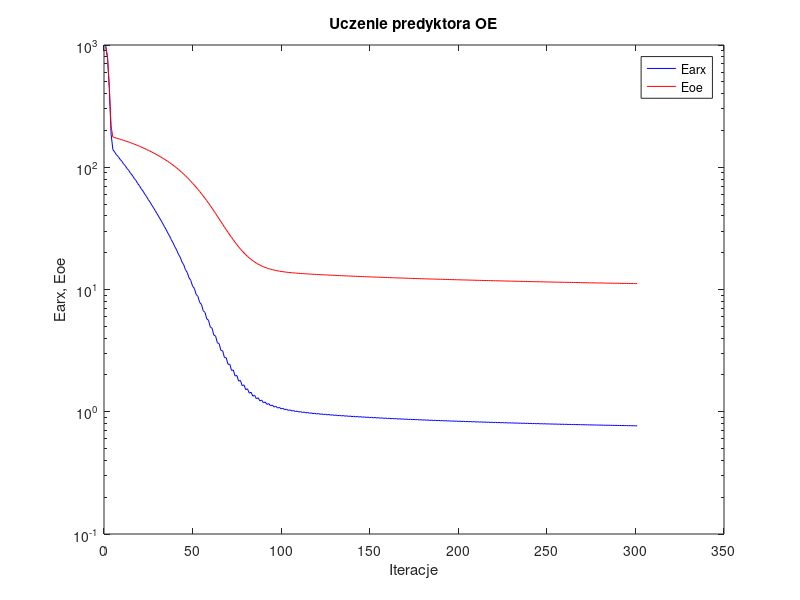
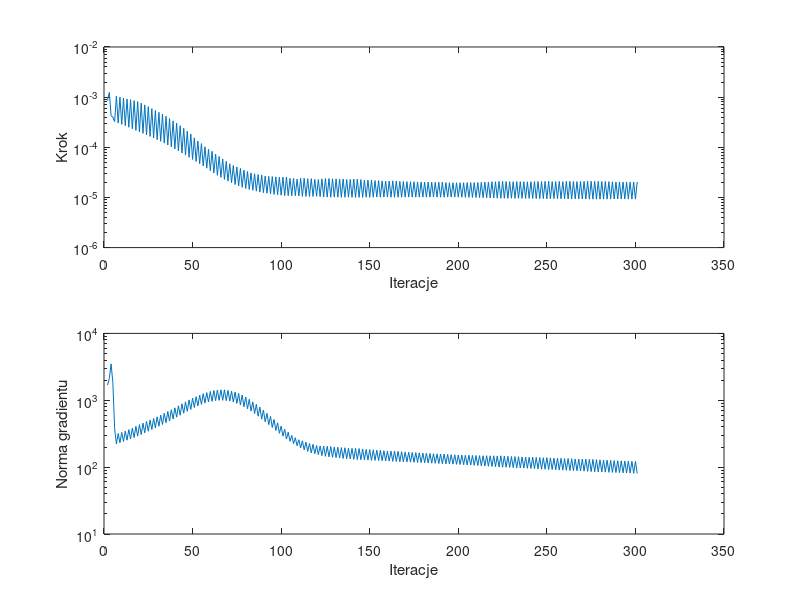

Here is the MATLAB script that generated these plots, in order:
%uczenie predyktora oe
clear all;
n=0; farx(n+1)=9.825333e+002; foe(n+1)=9.604331e+002; wspucz(n+1)=0.000000e+000; ng(n+1)=0.000000e+000;
n=1; farx(n+1)=7.803148e+002; foe(n+1)=7.940584e+002; krok(n+1)=8.540178e-004; ng(n+1)=1.687256e+003;
n=2; farx(n+1)=4.370230e+002; foe(n+1)=4.597970e+002; krok(n+1)=1.242471e-003; ng(n+1)=2.119470e+003;
n=3; farx(n+1)=1.869581e+002; foe(n+1)=2.172730e+002; krok(n+1)=4.261436e-004; ng(n+1)=3.506388e+003;
n=4; farx(n+1)=1.395441e+002; foe(n+1)=1.768699e+002; krok(n+1)=3.994639e-004; ng(n+1)=1.841276e+003;
n=5; farx(n+1)=1.334069e+002; foe(n+1)=1.748771e+002; krok(n+1)=3.255217e-004; ng(n+1)=3.757603e+002;
n=6; farx(n+1)=1.266703e+002; foe(n+1)=1.731765e+002; krok(n+1)=1.050435e-003; ng(n+1)=2.216764e+002;
n=7; farx(n+1)=1.224712e+002; foe(n+1)=1.714730e+002; krok(n+1)=3.047770e-004; ng(n+1)=3.180268e+002;
n=8; farx(n+1)=1.163093e+002; foe(n+1)=1.697327e+002; krok(n+1)=9.975011e-004; ng(n+1)=2.317541e+002;
n=9; farx(n+1)=1.123794e+002; foe(n+1)=1.679891e+002; krok(n+1)=2.867210e-004; ng(n+1)=3.307158e+002;
n=10; farx(n+1)=1.066573e+002; foe(n+1)=1.661916e+002; krok(n+1)=9.540187e-004; ng(n+1)=2.419840e+002;
n=11; farx(n+1)=1.029775e+002; foe(n+1)=1.643982e+002; krok(n+1)=2.695199e-004; ng(n+1)=3.456405e+002;
n=12; farx(n+1)=9.765899e+001; foe(n+1)=1.625542e+002; krok(n+1)=9.152390e-004; ng(n+1)=2.530148e+002;
n=13; farx(n+1)=9.419471e+001; foe(n+1)=1.606813e+002; krok(n+1)=2.509069e-004; ng(n+1)=3.644043e+002;
n=14; farx(n+1)=8.914268e+001; foe(n+1)=1.587367e+002; krok(n+1)=8.897443e-004; ng(n+1)=2.636306e+002;
n=15; farx(n+1)=8.587316e+001; foe(n+1)=1.567877e+002; krok(n+1)=2.338071e-004; ng(n+1)=3.848136e+002;
n=16; farx(n+1)=8.114882e+001; foe(n+1)=1.547608e+002; krok(n+1)=8.522871e-004; ng(n+1)=2.764071e+002;
n=17; farx(n+1)=7.805605e+001; foe(n+1)=1.527414e+002; krok(n+1)=2.178264e-004; ng(n+1)=4.074195e+002;
n=18; farx(n+1)=7.365785e+001; foe(n+1)=1.506387e+002; krok(n+1)=8.132823e-004; ng(n+1)=2.912123e+002;
n=19; farx(n+1)=7.071474e+001; foe(n+1)=1.485388e+002; krok(n+1)=2.026610e-004; ng(n+1)=4.323560e+002;
n=20; farx(n+1)=6.669997e+001; foe(n+1)=1.463753e+002; krok(n+1)=7.589753e-004; ng(n+1)=3.074941e+002;
n=21; farx(n+1)=6.390916e+001; foe(n+1)=1.442355e+002; krok(n+1)=1.895397e-004; ng(n+1)=4.556973e+002;
n=22; farx(n+1)=6.030168e+001; foe(n+1)=1.420495e+002; krok(n+1)=7.010405e-004; ng(n+1)=3.256135e+002;
n=23; farx(n+1)=5.764187e+001; foe(n+1)=1.398559e+002; krok(n+1)=1.764835e-004; ng(n+1)=4.820564e+002;
n=24; farx(n+1)=5.438529e+001; foe(n+1)=1.376207e+002; krok(n+1)=6.465635e-004; ng(n+1)=3.443696e+002;
n=25; farx(n+1)=5.185536e+001; foe(n+1)=1.353954e+002; krok(n+1)=1.646626e-004; ng(n+1)=5.076689e+002;
n=26; farx(n+1)=4.895381e+001; foe(n+1)=1.331304e+002; krok(n+1)=5.897838e-004; ng(n+1)=3.648230e+002;
n=27; farx(n+1)=4.654942e+001; foe(n+1)=1.308789e+002; krok(n+1)=1.532716e-004; ng(n+1)=5.340154e+002;
n=28; farx(n+1)=4.393226e+001; foe(n+1)=1.285617e+002; krok(n+1)=5.440767e-004; ng(n+1)=3.861471e+002;
n=29; farx(n+1)=4.163437e+001; foe(n+1)=1.262566e+002; krok(n+1)=1.420787e-004; ng(n+1)=5.649443e+002;
n=30; farx(n+1)=3.928874e+001; foe(n+1)=1.238872e+002; krok(n+1)=4.987505e-004; ng(n+1)=4.091705e+002;
n=31; farx(n+1)=3.709610e+001; foe(n+1)=1.215312e+002; krok(n+1)=1.315162e-004; ng(n+1)=5.989333e+002;
n=32; farx(n+1)=3.500150e+001; foe(n+1)=1.191138e+002; krok(n+1)=4.576195e-004; ng(n+1)=4.341713e+002;
n=33; farx(n+1)=3.290427e+001; foe(n+1)=1.166791e+002; krok(n+1)=1.209505e-004; ng(n+1)=6.387786e+002;
n=34; farx(n+1)=3.103829e+001; foe(n+1)=1.141910e+002; krok(n+1)=4.168272e-004; ng(n+1)=4.608992e+002;
n=35; farx(n+1)=2.904854e+001; foe(n+1)=1.117024e+002; krok(n+1)=1.112180e-004; ng(n+1)=6.789291e+002;
n=36; farx(n+1)=2.741078e+001; foe(n+1)=1.091511e+002; krok(n+1)=3.749852e-004; ng(n+1)=4.909465e+002;
n=37; farx(n+1)=2.553387e+001; foe(n+1)=1.066244e+002; krok(n+1)=1.022605e-004; ng(n+1)=7.210860e+002;
n=38; farx(n+1)=2.411447e+001; foe(n+1)=1.040273e+002; krok(n+1)=3.363588e-004; ng(n+1)=5.238151e+002;
n=39; farx(n+1)=2.234696e+001; foe(n+1)=1.014392e+002; krok(n+1)=9.324777e-005; ng(n+1)=7.708301e+002;
n=40; farx(n+1)=2.109844e+001; foe(n+1)=9.875517e+001; krok(n+1)=3.050122e-004; ng(n+1)=5.585274e+002;
n=41; farx(n+1)=1.943344e+001; foe(n+1)=9.609110e+001; krok(n+1)=8.489916e-005; ng(n+1)=8.268734e+002;
n=42; farx(n+1)=1.838134e+001; foe(n+1)=9.337629e+001; krok(n+1)=2.695564e-004; ng(n+1)=5.983712e+002;
n=43; farx(n+1)=1.683266e+001; foe(n+1)=9.066520e+001; krok(n+1)=7.697632e-005; ng(n+1)=8.851489e+002;
n=44; farx(n+1)=1.593807e+001; foe(n+1)=8.788819e+001; krok(n+1)=2.394547e-004; ng(n+1)=6.392423e+002;
n=45; farx(n+1)=1.450621e+001; foe(n+1)=8.514369e+001; krok(n+1)=6.975159e-005; ng(n+1)=9.477944e+002;
n=46; farx(n+1)=1.377105e+001; foe(n+1)=8.234918e+001; krok(n+1)=2.093774e-004; ng(n+1)=6.833435e+002;
n=47; farx(n+1)=1.246038e+001; foe(n+1)=7.959761e+001; krok(n+1)=6.307208e-005; ng(n+1)=1.011093e+003;
n=48; farx(n+1)=1.186043e+001; foe(n+1)=7.679305e+001; krok(n+1)=1.839959e-004; ng(n+1)=7.290036e+002;
n=49; farx(n+1)=1.065880e+001; foe(n+1)=7.403335e+001; krok(n+1)=5.720244e-005; ng(n+1)=1.080306e+003;
n=50; farx(n+1)=1.020990e+001; foe(n+1)=7.131856e+001; krok(n+1)=1.543615e-004; ng(n+1)=7.789727e+002;
n=51; farx(n+1)=9.136993e+000; foe(n+1)=6.865344e+001; krok(n+1)=5.210339e-005; ng(n+1)=1.133165e+003;
n=52; farx(n+1)=8.791893e+000; foe(n+1)=6.599363e+001; krok(n+1)=1.333319e-004; ng(n+1)=8.249668e+002;
n=53; farx(n+1)=7.833891e+000; foe(n+1)=6.340037e+001; krok(n+1)=4.708094e-005; ng(n+1)=1.190519e+003;
n=54; farx(n+1)=7.564185e+000; foe(n+1)=6.078425e+001; krok(n+1)=1.182303e-004; ng(n+1)=8.668371e+002;
n=55; farx(n+1)=6.702844e+000; foe(n+1)=5.823921e+001; krok(n+1)=4.244958e-005; ng(n+1)=1.255013e+003;
n=56; farx(n+1)=6.508390e+000; foe(n+1)=5.573407e+001; krok(n+1)=1.022605e-004; ng(n+1)=9.083653e+002;
n=57; farx(n+1)=5.749371e+000; foe(n+1)=5.330200e+001; krok(n+1)=3.828947e-005; ng(n+1)=1.303614e+003;
n=58; farx(n+1)=5.605055e+000; foe(n+1)=5.088757e+001; krok(n+1)=9.108681e-005; ng(n+1)=9.416282e+002;
n=59; farx(n+1)=4.937993e+000; foe(n+1)=4.855837e+001; krok(n+1)=3.418410e-005; ng(n+1)=1.353965e+003;
n=60; farx(n+1)=4.826066e+000; foe(n+1)=4.622046e+001; krok(n+1)=8.312662e-005; ng(n+1)=9.652648e+002;
n=61; farx(n+1)=4.237352e+000; foe(n+1)=4.400072e+001; krok(n+1)=3.070301e-005; ng(n+1)=1.401682e+003;
n=62; farx(n+1)=4.165788e+000; foe(n+1)=4.183549e+001; krok(n+1)=7.324517e-005; ng(n+1)=9.868102e+002;
n=63; farx(n+1)=3.655719e+000; foe(n+1)=3.978355e+001; krok(n+1)=2.773392e-005; ng(n+1)=1.425799e+003;
n=64; farx(n+1)=3.611932e+000; foe(n+1)=3.778865e+001; krok(n+1)=6.549403e-005; ng(n+1)=9.971529e+002;
n=65; farx(n+1)=3.171070e+000; foe(n+1)=3.591539e+001; krok(n+1)=2.518354e-005; ng(n+1)=1.437338e+003;
n=66; farx(n+1)=3.150834e+000; foe(n+1)=3.411670e+001; krok(n+1)=5.864031e-005; ng(n+1)=9.985508e+002;
n=67; farx(n+1)=2.771257e+000; foe(n+1)=3.242945e+001; krok(n+1)=2.296532e-005; ng(n+1)=1.434545e+003;
n=68; farx(n+1)=2.767465e+000; foe(n+1)=3.082980e+001; krok(n+1)=5.234435e-005; ng(n+1)=9.890252e+002;
n=69; farx(n+1)=2.443807e+000; foe(n+1)=2.935066e+001; krok(n+1)=2.122479e-005; ng(n+1)=1.406762e+003;
n=70; farx(n+1)=2.453377e+000; foe(n+1)=2.795728e+001; krok(n+1)=4.687315e-005; ng(n+1)=9.705503e+002;
n=71; farx(n+1)=2.178006e+000; foe(n+1)=2.667479e+001; krok(n+1)=1.969916e-005; ng(n+1)=1.366022e+003;
n=72; farx(n+1)=2.196566e+000; foe(n+1)=2.546944e+001; krok(n+1)=4.334515e-005; ng(n+1)=9.411527e+002;
n=73; farx(n+1)=1.960795e+000; foe(n+1)=2.434811e+001; krok(n+1)=1.810155e-005; ng(n+1)=1.328057e+003;
n=74; farx(n+1)=1.981282e+000; foe(n+1)=2.329978e+001; krok(n+1)=4.063871e-005; ng(n+1)=8.986114e+002;
n=75; farx(n+1)=1.781083e+000; foe(n+1)=2.234584e+001; krok(n+1)=1.689172e-005; ng(n+1)=1.268495e+003;
n=76; farx(n+1)=1.804275e+000; foe(n+1)=2.145930e+001; krok(n+1)=3.791849e-005; ng(n+1)=8.514526e+002;
n=77; farx(n+1)=1.634037e+000; foe(n+1)=2.065845e+001; krok(n+1)=1.592832e-005; ng(n+1)=1.199001e+003;
n=78; farx(n+1)=1.659508e+000; foe(n+1)=1.992636e+001; krok(n+1)=3.511208e-005; ng(n+1)=8.005295e+002;
n=79; farx(n+1)=1.515674e+000; foe(n+1)=1.926543e+001; krok(n+1)=1.511881e-005; ng(n+1)=1.118923e+003;
n=80; farx(n+1)=1.541353e+000; foe(n+1)=1.866335e+001; krok(n+1)=3.298006e-005; ng(n+1)=7.446208e+002;
n=81; farx(n+1)=1.419518e+000; foe(n+1)=1.812243e+001; krok(n+1)=1.444886e-005; ng(n+1)=1.036027e+003;
n=82; farx(n+1)=1.444550e+000; foe(n+1)=1.763396e+001; krok(n+1)=3.079431e-005; ng(n+1)=6.896613e+002;
n=83; farx(n+1)=1.342238e+000; foe(n+1)=1.719920e+001; krok(n+1)=1.390431e-005; ng(n+1)=9.465409e+002;
n=84; farx(n+1)=1.366061e+000; foe(n+1)=1.680260e+001; krok(n+1)=2.963075e-005; ng(n+1)=6.333340e+002;
n=85; farx(n+1)=1.278779e+000; foe(n+1)=1.644908e+001; krok(n+1)=1.335600e-005; ng(n+1)=8.679332e+002;
n=86; farx(n+1)=1.301318e+000; foe(n+1)=1.613067e+001; krok(n+1)=2.860122e-005; ng(n+1)=5.778972e+002;
n=87; farx(n+1)=1.227235e+000; foe(n+1)=1.584476e+001; krok(n+1)=1.277945e-005; ng(n+1)=7.911272e+002;
n=88; farx(n+1)=1.247114e+000; foe(n+1)=1.558571e+001; krok(n+1)=2.809248e-005; ng(n+1)=5.221861e+002;
n=89; farx(n+1)=1.183764e+000; foe(n+1)=1.535724e+001; krok(n+1)=1.245057e-005; ng(n+1)=7.141922e+002;
n=90; farx(n+1)=1.202276e+000; foe(n+1)=1.515361e+001; krok(n+1)=2.669060e-005; ng(n+1)=4.762130e+002;
n=91; farx(n+1)=1.148675e+000; foe(n+1)=1.497327e+001; krok(n+1)=1.215525e-005; ng(n+1)=6.379116e+002;
n=92; farx(n+1)=1.165426e+000; foe(n+1)=1.481005e+001; krok(n+1)=2.627836e-005; ng(n+1)=4.323902e+002;
n=93; farx(n+1)=1.119292e+000; foe(n+1)=1.466507e+001; krok(n+1)=1.182351e-005; ng(n+1)=5.735637e+002;
n=94; farx(n+1)=1.134508e+000; foe(n+1)=1.453419e+001; krok(n+1)=2.605170e-005; ng(n+1)=3.917390e+002;
n=95; farx(n+1)=1.094534e+000; foe(n+1)=1.441681e+001; krok(n+1)=1.149974e-005; ng(n+1)=5.156210e+002;
n=96; farx(n+1)=1.108096e+000; foe(n+1)=1.431110e+001; krok(n+1)=2.571568e-005; ng(n+1)=3.540222e+002;
n=97; farx(n+1)=1.073429e+000; foe(n+1)=1.421667e+001; krok(n+1)=1.131276e-005; ng(n+1)=4.596183e+002;
n=98; farx(n+1)=1.085839e+000; foe(n+1)=1.413143e+001; krok(n+1)=2.531441e-005; ng(n+1)=3.209133e+002;
n=99; farx(n+1)=1.055561e+000; foe(n+1)=1.405438e+001; krok(n+1)=1.109774e-005; ng(n+1)=4.107704e+002;
n=100; farx(n+1)=1.066819e+000; foe(n+1)=1.398409e+001; krok(n+1)=2.531441e-005; ng(n+1)=2.904582e+002;
n=101; farx(n+1)=1.040143e+000; foe(n+1)=1.392014e+001; krok(n+1)=1.085468e-005; ng(n+1)=3.685938e+002;
n=102; farx(n+1)=1.050279e+000; foe(n+1)=1.386081e+001; krok(n+1)=2.555890e-005; ng(n+1)=2.630530e+002;
n=103; farx(n+1)=1.026161e+000; foe(n+1)=1.380699e+001; krok(n+1)=1.083629e-005; ng(n+1)=3.331969e+002;
n=104; farx(n+1)=1.035786e+000; foe(n+1)=1.375852e+001; krok(n+1)=2.394830e-005; ng(n+1)=2.432929e+002;
n=105; farx(n+1)=1.014569e+000; foe(n+1)=1.371399e+001; krok(n+1)=1.085468e-005; ng(n+1)=2.975367e+002;
n=106; farx(n+1)=1.023592e+000; foe(n+1)=1.367193e+001; krok(n+1)=2.394830e-005; ng(n+1)=2.242157e+002;
n=107; farx(n+1)=1.004040e+000; foe(n+1)=1.363296e+001; krok(n+1)=1.083629e-005; ng(n+1)=2.756943e+002;
n=108; farx(n+1)=1.012789e+000; foe(n+1)=1.359662e+001; krok(n+1)=2.322634e-005; ng(n+1)=2.093864e+002;
n=109; farx(n+1)=9.950136e-001; foe(n+1)=1.356224e+001; krok(n+1)=1.069939e-005; ng(n+1)=2.571285e+002;
n=110; farx(n+1)=1.003364e+000; foe(n+1)=1.352888e+001; krok(n+1)=2.418894e-005; ng(n+1)=1.938989e+002;
n=111; farx(n+1)=9.864711e-001; foe(n+1)=1.349691e+001; krok(n+1)=1.051121e-005; ng(n+1)=2.474402e+002;
n=112; farx(n+1)=9.945792e-001; foe(n+1)=1.346650e+001; krok(n+1)=2.418894e-005; ng(n+1)=1.816991e+002;
n=113; farx(n+1)=9.786250e-001; foe(n+1)=1.343701e+001; krok(n+1)=1.046074e-005; ng(n+1)=2.368786e+002;
n=114; farx(n+1)=9.864619e-001; foe(n+1)=1.340906e+001; krok(n+1)=2.360381e-005; ng(n+1)=1.719637e+002;
n=115; farx(n+1)=9.715576e-001; foe(n+1)=1.338205e+001; krok(n+1)=1.046329e-005; ng(n+1)=2.256337e+002;
n=116; farx(n+1)=9.792354e-001; foe(n+1)=1.335574e+001; krok(n+1)=2.369246e-005; ng(n+1)=1.633852e+002;
n=117; farx(n+1)=9.648849e-001; foe(n+1)=1.333016e+001; krok(n+1)=1.046074e-005; ng(n+1)=2.194251e+002;
n=118; farx(n+1)=9.724211e-001; foe(n+1)=1.330560e+001; krok(n+1)=2.286087e-005; ng(n+1)=1.583319e+002;
n=119; farx(n+1)=9.588326e-001; foe(n+1)=1.328172e+001; krok(n+1)=1.052881e-005; ng(n+1)=2.106880e+002;
n=120; farx(n+1)=9.663334e-001; foe(n+1)=1.325834e+001; krok(n+1)=2.277170e-005; ng(n+1)=1.539074e+002;
n=121; farx(n+1)=9.532816e-001; foe(n+1)=1.323533e+001; krok(n+1)=1.039083e-005; ng(n+1)=2.072374e+002;
n=122; farx(n+1)=9.606510e-001; foe(n+1)=1.321240e+001; krok(n+1)=2.342760e-005; ng(n+1)=1.488212e+002;
n=123; farx(n+1)=9.479188e-001; foe(n+1)=1.318983e+001; krok(n+1)=1.023989e-005; ng(n+1)=2.063381e+002;
n=124; farx(n+1)=9.551892e-001; foe(n+1)=1.316739e+001; krok(n+1)=2.382783e-005; ng(n+1)=1.451019e+002;
n=125; farx(n+1)=9.427408e-001; foe(n+1)=1.314527e+001; krok(n+1)=1.015759e-005; ng(n+1)=2.049980e+002;
n=126; farx(n+1)=9.499320e-001; foe(n+1)=1.312345e+001; krok(n+1)=2.382783e-005; ng(n+1)=1.424307e+002;
n=127; farx(n+1)=9.377966e-001; foe(n+1)=1.310191e+001; krok(n+1)=1.013046e-005; ng(n+1)=2.027812e+002;
n=128; farx(n+1)=9.448892e-001; foe(n+1)=1.308072e+001; krok(n+1)=2.357491e-005; ng(n+1)=1.402744e+002;
n=129; farx(n+1)=9.331021e-001; foe(n+1)=1.305985e+001; krok(n+1)=1.013760e-005; ng(n+1)=1.999403e+002;
n=130; farx(n+1)=9.401346e-001; foe(n+1)=1.303923e+001; krok(n+1)=2.342760e-005; ng(n+1)=1.384366e+002;
n=131; farx(n+1)=9.286144e-001; foe(n+1)=1.301885e+001; krok(n+1)=1.013046e-005; ng(n+1)=1.981212e+002;
n=132; farx(n+1)=9.355815e-001; foe(n+1)=1.299878e+001; krok(n+1)=2.322634e-005; ng(n+1)=1.368808e+002;
n=133; farx(n+1)=9.243724e-001; foe(n+1)=1.297887e+001; krok(n+1)=1.008355e-005; ng(n+1)=1.962117e+002;
n=134; farx(n+1)=9.312189e-001; foe(n+1)=1.295906e+001; krok(n+1)=2.336289e-005; ng(n+1)=1.348353e+002;
n=135; farx(n+1)=9.201950e-001; foe(n+1)=1.293953e+001; krok(n+1)=1.009346e-005; ng(n+1)=1.949112e+002;
n=136; farx(n+1)=9.269516e-001; foe(n+1)=1.292031e+001; krok(n+1)=2.286087e-005; ng(n+1)=1.338691e+002;
n=137; farx(n+1)=9.162267e-001; foe(n+1)=1.290137e+001; krok(n+1)=1.013760e-005; ng(n+1)=1.919264e+002;
n=138; farx(n+1)=9.229563e-001; foe(n+1)=1.288262e+001; krok(n+1)=2.277170e-005; ng(n+1)=1.328488e+002;
n=139; farx(n+1)=9.124777e-001; foe(n+1)=1.286397e+001; krok(n+1)=1.003721e-005; ng(n+1)=1.910325e+002;
n=140; farx(n+1)=9.190804e-001; foe(n+1)=1.284526e+001; krok(n+1)=2.323045e-005; ng(n+1)=1.308182e+002;
n=141; farx(n+1)=9.087417e-001; foe(n+1)=1.282678e+001; krok(n+1)=9.975945e-006; ng(n+1)=1.908254e+002;
n=142; farx(n+1)=9.152534e-001; foe(n+1)=1.280837e+001; krok(n+1)=2.323045e-005; ng(n+1)=1.296081e+002;
n=143; farx(n+1)=9.050604e-001; foe(n+1)=1.279022e+001; krok(n+1)=9.999543e-006; ng(n+1)=1.895726e+002;
n=144; farx(n+1)=9.114936e-001; foe(n+1)=1.277236e+001; krok(n+1)=2.273062e-005; ng(n+1)=1.291129e+002;
n=145; farx(n+1)=9.015533e-001; foe(n+1)=1.275469e+001; krok(n+1)=1.003408e-005; ng(n+1)=1.869480e+002;
n=146; farx(n+1)=9.078318e-001; foe(n+1)=1.273721e+001; krok(n+1)=2.230894e-005; ng(n+1)=1.282590e+002;
n=147; farx(n+1)=8.981586e-001; foe(n+1)=1.272010e+001; krok(n+1)=1.010485e-005; ng(n+1)=1.837324e+002;
n=148; farx(n+1)=9.044112e-001; foe(n+1)=1.270303e+001; krok(n+1)=2.219549e-005; ng(n+1)=1.276123e+002;
n=149; farx(n+1)=8.949144e-001; foe(n+1)=1.268615e+001; krok(n+1)=1.003721e-005; ng(n+1)=1.829560e+002;
n=150; farx(n+1)=9.010309e-001; foe(n+1)=1.266923e+001; krok(n+1)=2.230894e-005; ng(n+1)=1.262206e+002;
n=151; farx(n+1)=8.916430e-001; foe(n+1)=1.265264e+001; krok(n+1)=1.009346e-005; ng(n+1)=1.816331e+002;
n=152; farx(n+1)=8.977018e-001; foe(n+1)=1.263627e+001; krok(n+1)=2.170937e-005; ng(n+1)=1.261224e+002;
n=153; farx(n+1)=8.885298e-001; foe(n+1)=1.262013e+001; krok(n+1)=1.015216e-005; ng(n+1)=1.790264e+002;
n=154; farx(n+1)=8.945793e-001; foe(n+1)=1.260413e+001; krok(n+1)=2.167257e-005; ng(n+1)=1.255461e+002;
n=155; farx(n+1)=8.855236e-001; foe(n+1)=1.258815e+001; krok(n+1)=1.009346e-005; ng(n+1)=1.787350e+002;
n=156; farx(n+1)=8.913892e-001; foe(n+1)=1.257237e+001; krok(n+1)=2.139878e-005; ng(n+1)=1.244989e+002;
n=157; farx(n+1)=8.825666e-001; foe(n+1)=1.255686e+001; krok(n+1)=1.017076e-005; ng(n+1)=1.756796e+002;
n=158; farx(n+1)=8.883588e-001; foe(n+1)=1.254143e+001; krok(n+1)=2.114892e-005; ng(n+1)=1.239522e+002;
n=159; farx(n+1)=8.797045e-001; foe(n+1)=1.252623e+001; krok(n+1)=1.018440e-005; ng(n+1)=1.739905e+002;
n=160; farx(n+1)=8.854701e-001; foe(n+1)=1.251108e+001; krok(n+1)=2.122479e-005; ng(n+1)=1.232011e+002;
n=161; farx(n+1)=8.769261e-001; foe(n+1)=1.249601e+001; krok(n+1)=1.010485e-005; ng(n+1)=1.738682e+002;
n=162; farx(n+1)=8.826097e-001; foe(n+1)=1.248099e+001; krok(n+1)=2.142725e-005; ng(n+1)=1.220267e+002;
n=163; farx(n+1)=8.741427e-001; foe(n+1)=1.246608e+001; krok(n+1)=1.009346e-005; ng(n+1)=1.734690e+002;
n=164; farx(n+1)=8.797682e-001; foe(n+1)=1.245140e+001; krok(n+1)=2.122479e-005; ng(n+1)=1.215192e+002;
n=165; farx(n+1)=8.714456e-001; foe(n+1)=1.243675e+001; krok(n+1)=1.009346e-005; ng(n+1)=1.721217e+002;
n=166; farx(n+1)=8.769464e-001; foe(n+1)=1.242231e+001; krok(n+1)=2.097007e-005; ng(n+1)=1.207689e+002;
n=167; farx(n+1)=8.688106e-001; foe(n+1)=1.240802e+001; krok(n+1)=1.013760e-005; ng(n+1)=1.698054e+002;
n=168; farx(n+1)=8.742246e-001; foe(n+1)=1.239386e+001; krok(n+1)=2.078166e-005; ng(n+1)=1.201228e+002;
n=169; farx(n+1)=8.662376e-001; foe(n+1)=1.237985e+001; krok(n+1)=1.015968e-005; ng(n+1)=1.681464e+002;
n=170; farx(n+1)=8.715919e-001; foe(n+1)=1.236594e+001; krok(n+1)=2.069140e-005; ng(n+1)=1.194863e+002;
n=171; farx(n+1)=8.637233e-001; foe(n+1)=1.235215e+001; krok(n+1)=1.015216e-005; ng(n+1)=1.671157e+002;
n=172; farx(n+1)=8.689976e-001; foe(n+1)=1.233848e+001; krok(n+1)=2.057960e-005; ng(n+1)=1.187817e+002;
n=173; farx(n+1)=8.612618e-001; foe(n+1)=1.232492e+001; krok(n+1)=1.015759e-005; ng(n+1)=1.657658e+002;
n=174; farx(n+1)=8.664882e-001; foe(n+1)=1.231148e+001; krok(n+1)=2.058283e-005; ng(n+1)=1.180884e+002;
n=175; farx(n+1)=8.588482e-001; foe(n+1)=1.229809e+001; krok(n+1)=1.013046e-005; ng(n+1)=1.652131e+002;
n=176; farx(n+1)=8.639795e-001; foe(n+1)=1.228485e+001; krok(n+1)=2.044242e-005; ng(n+1)=1.173511e+002;
n=177; farx(n+1)=8.564801e-001; foe(n+1)=1.227173e+001; krok(n+1)=1.015216e-005; ng(n+1)=1.635788e+002;
n=178; farx(n+1)=8.615395e-001; foe(n+1)=1.225872e+001; krok(n+1)=2.031935e-005; ng(n+1)=1.167153e+002;
n=179; farx(n+1)=8.541640e-001; foe(n+1)=1.224582e+001; krok(n+1)=1.015759e-005; ng(n+1)=1.622999e+002;
n=180; farx(n+1)=8.591478e-001; foe(n+1)=1.223302e+001; krok(n+1)=2.020969e-005; ng(n+1)=1.160440e+002;
n=181; farx(n+1)=8.518980e-001; foe(n+1)=1.222034e+001; krok(n+1)=1.015968e-005; ng(n+1)=1.610053e+002;
n=182; farx(n+1)=8.568251e-001; foe(n+1)=1.220774e+001; krok(n+1)=2.020511e-005; ng(n+1)=1.153314e+002;
n=183; farx(n+1)=8.496736e-001; foe(n+1)=1.219523e+001; krok(n+1)=1.013760e-005; ng(n+1)=1.602887e+002;
n=184; farx(n+1)=8.545078e-001; foe(n+1)=1.218282e+001; krok(n+1)=2.007443e-005; ng(n+1)=1.145978e+002;
n=185; farx(n+1)=8.474799e-001; foe(n+1)=1.217055e+001; krok(n+1)=1.017255e-005; ng(n+1)=1.586762e+002;
n=186; farx(n+1)=8.522776e-001; foe(n+1)=1.215837e+001; krok(n+1)=1.999909e-005; ng(n+1)=1.141003e+002;
n=187; farx(n+1)=8.453504e-001; foe(n+1)=1.214626e+001; krok(n+1)=1.013760e-005; ng(n+1)=1.580006e+002;
n=188; farx(n+1)=8.500762e-001; foe(n+1)=1.213423e+001; krok(n+1)=2.003236e-005; ng(n+1)=1.132573e+002;
n=189; farx(n+1)=8.432582e-001; foe(n+1)=1.212228e+001; krok(n+1)=1.010485e-005; ng(n+1)=1.571788e+002;
n=190; farx(n+1)=8.479346e-001; foe(n+1)=1.211039e+001; krok(n+1)=2.018691e-005; ng(n+1)=1.123774e+002;
n=191; farx(n+1)=8.411630e-001; foe(n+1)=1.209855e+001; krok(n+1)=1.009346e-005; ng(n+1)=1.570961e+002;
n=192; farx(n+1)=8.457397e-001; foe(n+1)=1.208690e+001; krok(n+1)=1.977673e-005; ng(n+1)=1.119863e+002;
n=193; farx(n+1)=8.391286e-001; foe(n+1)=1.207538e+001; krok(n+1)=1.017255e-005; ng(n+1)=1.544459e+002;
n=194; farx(n+1)=8.436591e-001; foe(n+1)=1.206394e+001; krok(n+1)=1.964039e-005; ng(n+1)=1.115309e+002;
n=195; farx(n+1)=8.371453e-001; foe(n+1)=1.205260e+001; krok(n+1)=1.017255e-005; ng(n+1)=1.534750e+002;
n=196; farx(n+1)=8.416286e-001; foe(n+1)=1.204134e+001; krok(n+1)=1.961815e-005; ng(n+1)=1.109116e+002;
n=197; farx(n+1)=8.352093e-001; foe(n+1)=1.203014e+001; krok(n+1)=1.013760e-005; ng(n+1)=1.528449e+002;
n=198; farx(n+1)=8.396198e-001; foe(n+1)=1.201901e+001; krok(n+1)=1.964039e-005; ng(n+1)=1.100819e+002;
n=199; farx(n+1)=8.332892e-001; foe(n+1)=1.200798e+001; krok(n+1)=1.013760e-005; ng(n+1)=1.519678e+002;
n=200; farx(n+1)=8.376589e-001; foe(n+1)=1.199703e+001; krok(n+1)=1.961815e-005; ng(n+1)=1.095036e+002;
n=201; farx(n+1)=8.314262e-001; foe(n+1)=1.198612e+001; krok(n+1)=1.008355e-005; ng(n+1)=1.514184e+002;
n=202; farx(n+1)=8.357075e-001; foe(n+1)=1.197526e+001; krok(n+1)=1.968224e-005; ng(n+1)=1.085246e+002;
n=203; farx(n+1)=8.295698e-001; foe(n+1)=1.196453e+001; krok(n+1)=1.008355e-005; ng(n+1)=1.504070e+002;
n=204; farx(n+1)=8.338267e-001; foe(n+1)=1.195383e+001; krok(n+1)=1.976919e-005; ng(n+1)=1.078987e+002;
n=205; farx(n+1)=8.277447e-001; foe(n+1)=1.194317e+001; krok(n+1)=1.003408e-005; ng(n+1)=1.504299e+002;
n=206; farx(n+1)=8.319440e-001; foe(n+1)=1.193261e+001; krok(n+1)=1.976919e-005; ng(n+1)=1.071924e+002;
n=207; farx(n+1)=8.259493e-001; foe(n+1)=1.192211e+001; krok(n+1)=1.001618e-005; ng(n+1)=1.496637e+002;
n=208; farx(n+1)=8.300918e-001; foe(n+1)=1.191169e+001; krok(n+1)=1.976919e-005; ng(n+1)=1.064920e+002;
n=209; farx(n+1)=8.241959e-001; foe(n+1)=1.190132e+001; krok(n+1)=9.975945e-006; ng(n+1)=1.489004e+002;
n=210; farx(n+1)=8.282769e-001; foe(n+1)=1.189099e+001; krok(n+1)=1.991107e-005; ng(n+1)=1.055788e+002;
n=211; farx(n+1)=8.224568e-001; foe(n+1)=1.188074e+001; krok(n+1)=9.936047e-006; ng(n+1)=1.484780e+002;
n=212; farx(n+1)=8.264768e-001; foe(n+1)=1.187052e+001; krok(n+1)=1.995189e-005; ng(n+1)=1.048012e+002;
n=213; farx(n+1)=8.207553e-001; foe(n+1)=1.186041e+001; krok(n+1)=9.888364e-006; ng(n+1)=1.477422e+002;
n=214; farx(n+1)=8.247409e-001; foe(n+1)=1.185026e+001; krok(n+1)=2.027520e-005; ng(n+1)=1.038337e+002;
n=215; farx(n+1)=8.190524e-001; foe(n+1)=1.184018e+001; krok(n+1)=9.820196e-006; ng(n+1)=1.482468e+002;
n=216; farx(n+1)=8.229877e-001; foe(n+1)=1.183016e+001; krok(n+1)=2.031518e-005; ng(n+1)=1.031266e+002;
n=217; farx(n+1)=8.173871e-001; foe(n+1)=1.182020e+001; krok(n+1)=9.772716e-006; ng(n+1)=1.476535e+002;
n=218; farx(n+1)=8.212833e-001; foe(n+1)=1.181026e+001; krok(n+1)=2.058283e-005; ng(n+1)=1.022205e+002;
n=219; farx(n+1)=8.157224e-001; foe(n+1)=1.180036e+001; krok(n+1)=9.722265e-006; ng(n+1)=1.478783e+002;
n=220; farx(n+1)=8.195702e-001; foe(n+1)=1.179054e+001; krok(n+1)=2.058283e-005; ng(n+1)=1.015874e+002;
n=221; farx(n+1)=8.141032e-001; foe(n+1)=1.178077e+001; krok(n+1)=9.671965e-006; ng(n+1)=1.471794e+002;
n=222; farx(n+1)=8.179129e-001; foe(n+1)=1.177101e+001; krok(n+1)=2.092147e-005; ng(n+1)=1.006182e+002;
n=223; farx(n+1)=8.124897e-001; foe(n+1)=1.176128e+001; krok(n+1)=9.594052e-006; ng(n+1)=1.475764e+002;
n=224; farx(n+1)=8.162239e-001; foe(n+1)=1.175160e+001; krok(n+1)=2.097007e-005; ng(n+1)=9.976453e+001;
n=225; farx(n+1)=8.108713e-001; foe(n+1)=1.174202e+001; krok(n+1)=9.622040e-006; ng(n+1)=1.465197e+002;
n=226; farx(n+1)=8.145729e-001; foe(n+1)=1.173254e+001; krok(n+1)=2.077412e-005; ng(n+1)=9.945628e+001;
n=227; farx(n+1)=8.093008e-001; foe(n+1)=1.172311e+001; krok(n+1)=9.622040e-006; ng(n+1)=1.455339e+002;
n=228; farx(n+1)=8.129394e-001; foe(n+1)=1.171377e+001; krok(n+1)=2.063670e-005; ng(n+1)=9.889270e+001;
n=229; farx(n+1)=8.077564e-001; foe(n+1)=1.170451e+001; krok(n+1)=9.645404e-006; ng(n+1)=1.441692e+002;
n=230; farx(n+1)=8.113618e-001; foe(n+1)=1.169532e+001; krok(n+1)=2.058283e-005; ng(n+1)=9.842238e+001;
n=231; farx(n+1)=8.062590e-001; foe(n+1)=1.168618e+001; krok(n+1)=9.602384e-006; ng(n+1)=1.435453e+002;
n=232; farx(n+1)=8.097985e-001; foe(n+1)=1.167706e+001; krok(n+1)=2.067984e-005; ng(n+1)=9.756970e+001;
n=233; farx(n+1)=8.047631e-001; foe(n+1)=1.166805e+001; krok(n+1)=9.602384e-006; ng(n+1)=1.427395e+002;
n=234; farx(n+1)=8.082673e-001; foe(n+1)=1.165907e+001; krok(n+1)=2.063670e-005; ng(n+1)=9.707314e+001;
n=235; farx(n+1)=8.032909e-001; foe(n+1)=1.165017e+001; krok(n+1)=9.600090e-006; ng(n+1)=1.420906e+002;
n=236; farx(n+1)=8.067630e-001; foe(n+1)=1.164133e+001; krok(n+1)=2.058283e-005; ng(n+1)=9.661165e+001;
n=237; farx(n+1)=8.018526e-001; foe(n+1)=1.163254e+001; krok(n+1)=9.579475e-006; ng(n+1)=1.414673e+002;
n=238; farx(n+1)=8.052585e-001; foe(n+1)=1.162381e+001; krok(n+1)=2.047978e-005; ng(n+1)=9.598466e+001;
n=239; farx(n+1)=8.004334e-001; foe(n+1)=1.161518e+001; krok(n+1)=9.602384e-006; ng(n+1)=1.400928e+002;
n=240; farx(n+1)=8.038312e-001; foe(n+1)=1.160659e+001; krok(n+1)=2.058283e-005; ng(n+1)=9.551214e+001;
n=241; farx(n+1)=7.990489e-001; foe(n+1)=1.159800e+001; krok(n+1)=9.531630e-006; ng(n+1)=1.403045e+002;
n=242; farx(n+1)=8.023903e-001; foe(n+1)=1.158947e+001; krok(n+1)=2.069140e-005; ng(n+1)=9.471166e+001;
n=243; farx(n+1)=7.976717e-001; foe(n+1)=1.158099e+001; krok(n+1)=9.515687e-006; ng(n+1)=1.396362e+002;
n=244; farx(n+1)=8.009739e-001; foe(n+1)=1.157257e+001; krok(n+1)=2.071564e-005; ng(n+1)=9.412400e+001;
n=245; farx(n+1)=7.963230e-001; foe(n+1)=1.156419e+001; krok(n+1)=9.479621e-006; ng(n+1)=1.390580e+002;
n=246; farx(n+1)=7.995691e-001; foe(n+1)=1.155583e+001; krok(n+1)=2.078166e-005; ng(n+1)=9.337601e+001;
n=247; farx(n+1)=7.949799e-001; foe(n+1)=1.154757e+001; krok(n+1)=9.479621e-006; ng(n+1)=1.382572e+002;
n=248; farx(n+1)=7.982217e-001; foe(n+1)=1.153933e+001; krok(n+1)=2.092147e-005; ng(n+1)=9.289858e+001;
n=249; farx(n+1)=7.936677e-001; foe(n+1)=1.153110e+001; krok(n+1)=9.405221e-006; ng(n+1)=1.386062e+002;
n=250; farx(n+1)=7.968444e-001; foe(n+1)=1.152291e+001; krok(n+1)=2.097007e-005; ng(n+1)=9.211318e+001;
n=251; farx(n+1)=7.923505e-001; foe(n+1)=1.151481e+001; krok(n+1)=9.433029e-006; ng(n+1)=1.375682e+002;
n=252; farx(n+1)=7.954818e-001; foe(n+1)=1.150679e+001; krok(n+1)=2.067984e-005; ng(n+1)=9.182478e+001;
n=253; farx(n+1)=7.910709e-001; foe(n+1)=1.149885e+001; krok(n+1)=9.463005e-006; ng(n+1)=1.360583e+002;
n=254; farx(n+1)=7.941805e-001; foe(n+1)=1.149095e+001; krok(n+1)=2.068400e-005; ng(n+1)=9.138379e+001;
n=255; farx(n+1)=7.898276e-001; foe(n+1)=1.148309e+001; krok(n+1)=9.410994e-006; ng(n+1)=1.357266e+002;
n=256; farx(n+1)=7.928944e-001; foe(n+1)=1.147523e+001; krok(n+1)=2.088415e-005; ng(n+1)=9.058683e+001;
n=257; farx(n+1)=7.885775e-001; foe(n+1)=1.146744e+001; krok(n+1)=9.399927e-006; ng(n+1)=1.354571e+002;
n=258; farx(n+1)=7.915984e-001; foe(n+1)=1.145971e+001; krok(n+1)=2.067984e-005; ng(n+1)=9.019942e+001;
n=259; farx(n+1)=7.873610e-001; foe(n+1)=1.145206e+001; krok(n+1)=9.410994e-006; ng(n+1)=1.341315e+002;
n=260; farx(n+1)=7.903798e-001; foe(n+1)=1.144442e+001; krok(n+1)=2.092147e-005; ng(n+1)=8.964779e+001;
n=261; farx(n+1)=7.861642e-001; foe(n+1)=1.143678e+001; krok(n+1)=9.328187e-006; ng(n+1)=1.347444e+002;
n=262; farx(n+1)=7.891234e-001; foe(n+1)=1.142919e+001; krok(n+1)=2.097007e-005; ng(n+1)=8.889954e+001;
n=263; farx(n+1)=7.849689e-001; foe(n+1)=1.142166e+001; krok(n+1)=9.340678e-006; ng(n+1)=1.337419e+002;
n=264; farx(n+1)=7.878809e-001; foe(n+1)=1.141419e+001; krok(n+1)=2.078166e-005; ng(n+1)=8.848201e+001;
n=265; farx(n+1)=7.837936e-001; foe(n+1)=1.140681e+001; krok(n+1)=9.375707e-006; ng(n+1)=1.324142e+002;
n=266; farx(n+1)=7.866890e-001; foe(n+1)=1.139946e+001; krok(n+1)=2.071564e-005; ng(n+1)=8.815698e+001;
n=267; farx(n+1)=7.826483e-001; foe(n+1)=1.139216e+001; krok(n+1)=9.351708e-006; ng(n+1)=1.319870e+002;
n=268; farx(n+1)=7.855129e-001; foe(n+1)=1.138489e+001; krok(n+1)=2.077412e-005; ng(n+1)=8.760269e+001;
n=269; farx(n+1)=7.815181e-001; foe(n+1)=1.137766e+001; krok(n+1)=9.328187e-006; ng(n+1)=1.315641e+002;
n=270; farx(n+1)=7.843655e-001; foe(n+1)=1.137047e+001; krok(n+1)=2.092147e-005; ng(n+1)=8.705584e+001;
n=271; farx(n+1)=7.804060e-001; foe(n+1)=1.136328e+001; krok(n+1)=9.272806e-006; ng(n+1)=1.316169e+002;
n=272; farx(n+1)=7.832115e-001; foe(n+1)=1.135614e+001; krok(n+1)=2.102242e-005; ng(n+1)=8.638146e+001;
n=273; farx(n+1)=7.793031e-001; foe(n+1)=1.134903e+001; krok(n+1)=9.251809e-006; ng(n+1)=1.310431e+002;
n=274; farx(n+1)=7.820713e-001; foe(n+1)=1.134197e+001; krok(n+1)=2.105761e-005; ng(n+1)=8.580817e+001;
n=275; farx(n+1)=7.782111e-001; foe(n+1)=1.133495e+001; krok(n+1)=9.244198e-006; ng(n+1)=1.304057e+002;
n=276; farx(n+1)=7.809395e-001; foe(n+1)=1.132797e+001; krok(n+1)=2.097007e-005; ng(n+1)=8.533794e+001;
n=277; farx(n+1)=7.771357e-001; foe(n+1)=1.132106e+001; krok(n+1)=9.254712e-006; ng(n+1)=1.294288e+002;
n=278; farx(n+1)=7.798371e-001; foe(n+1)=1.131418e+001; krok(n+1)=2.092658e-005; ng(n+1)=8.491761e+001;
n=279; farx(n+1)=7.760774e-001; foe(n+1)=1.130735e+001; krok(n+1)=9.251809e-006; ng(n+1)=1.288144e+002;
n=280; farx(n+1)=7.787384e-001; foe(n+1)=1.130057e+001; krok(n+1)=2.078166e-005; ng(n+1)=8.450042e+001;
n=281; farx(n+1)=7.750371e-001; foe(n+1)=1.129386e+001; krok(n+1)=9.272806e-006; ng(n+1)=1.276847e+002;
n=282; farx(n+1)=7.776808e-001; foe(n+1)=1.128717e+001; krok(n+1)=2.077412e-005; ng(n+1)=8.412001e+001;
n=283; farx(n+1)=7.740164e-001; foe(n+1)=1.128052e+001; krok(n+1)=9.251809e-006; ng(n+1)=1.273521e+002;
n=284; farx(n+1)=7.766182e-001; foe(n+1)=1.127392e+001; krok(n+1)=2.067984e-005; ng(n+1)=8.364112e+001;
n=285; farx(n+1)=7.730055e-001; foe(n+1)=1.126738e+001; krok(n+1)=9.279533e-006; ng(n+1)=1.262909e+002;
n=286; farx(n+1)=7.755752e-001; foe(n+1)=1.126088e+001; krok(n+1)=2.047978e-005; ng(n+1)=8.334259e+001;
n=287; farx(n+1)=7.720141e-001; foe(n+1)=1.125445e+001; krok(n+1)=9.309975e-006; ng(n+1)=1.251996e+002;
n=288; farx(n+1)=7.745642e-001; foe(n+1)=1.124806e+001; krok(n+1)=2.036925e-005; ng(n+1)=8.305260e+001;
n=289; farx(n+1)=7.710479e-001; foe(n+1)=1.124171e+001; krok(n+1)=9.299765e-006; ng(n+1)=1.245738e+002;
n=290; farx(n+1)=7.735704e-001; foe(n+1)=1.123539e+001; krok(n+1)=2.038856e-005; ng(n+1)=8.257152e+001;
n=291; farx(n+1)=7.700929e-001; foe(n+1)=1.122911e+001; krok(n+1)=9.290308e-006; ng(n+1)=1.240633e+002;
n=292; farx(n+1)=7.725859e-001; foe(n+1)=1.122287e+001; krok(n+1)=2.034511e-005; ng(n+1)=8.213936e+001;
n=293; farx(n+1)=7.691546e-001; foe(n+1)=1.121666e+001; krok(n+1)=9.282697e-006; ng(n+1)=1.233664e+002;
n=294; farx(n+1)=7.716205e-001; foe(n+1)=1.121049e+001; krok(n+1)=2.036925e-005; ng(n+1)=8.165847e+001;
n=295; farx(n+1)=7.682244e-001; foe(n+1)=1.120435e+001; krok(n+1)=9.279533e-006; ng(n+1)=1.228655e+002;
n=296; farx(n+1)=7.706656e-001; foe(n+1)=1.119826e+001; krok(n+1)=2.030432e-005; ng(n+1)=8.128653e+001;
n=297; farx(n+1)=7.673153e-001; foe(n+1)=1.119220e+001; krok(n+1)=9.263868e-006; ng(n+1)=1.222185e+002;
n=298; farx(n+1)=7.697283e-001; foe(n+1)=1.118615e+001; krok(n+1)=2.036925e-005; ng(n+1)=8.075723e+001;
n=299; farx(n+1)=7.664122e-001; foe(n+1)=1.118015e+001; krok(n+1)=9.254712e-006; ng(n+1)=1.217694e+002;
n=300; farx(n+1)=7.688017e-001; foe(n+1)=1.117419e+001; krok(n+1)=2.034511e-005; ng(n+1)=8.035499e+001;

figure; semilogy(farx,'b'); hold on; semilogy(foe,'r'); xlabel('Iteracje'); ylabel('Earx, Eoe'); legend('Earx','Eoe'); title('Uczenie predyktora OE');
figure; subplot(2,1,1); semilogy(krok); xlabel('Iteracje'); ylabel('Krok');
subplot(2,1,2); semilogy(ng); xlabel('Iteracje'); ylabel('Norma gradientu');
Earx=farx(n+1)
Eoe=foe(n+1)
